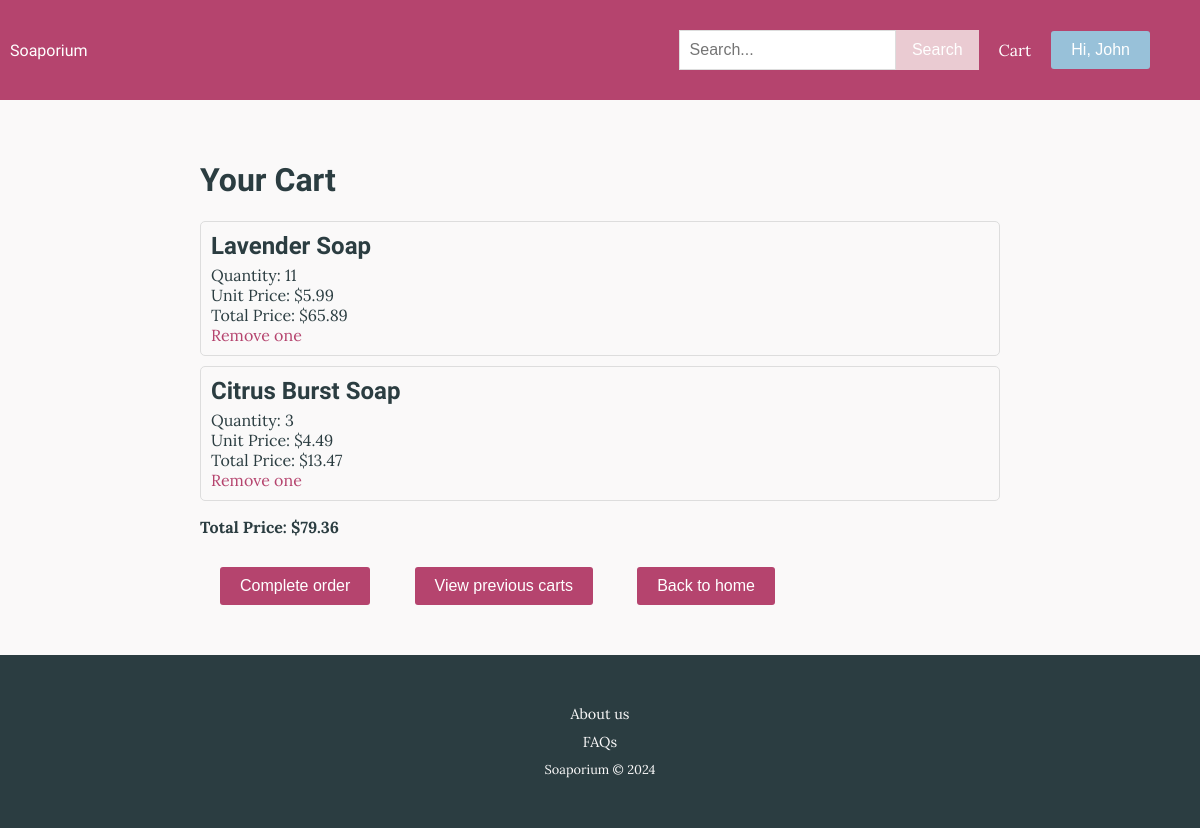
Page /view_current_cart (signed in) on the committed database.
### tables this page shows
CREATE TABLE User (userid INTEGER PRIMARY KEY AUTOINCREMENT, fname TEXT NOT NULL, lname TEXT NOT NULL, housenum INTEGER, street TEXT, suburb TEXT, town TEXT, region TEXT, country TEXT, postcode INTEGER, email TEXT NOT NULL, password TEXT NOT NULL);

CREATE TABLE Soap (soapid INTEGER PRIMARY KEY AUTOINCREMENT, name TEXT NOT NULL, description TEXT, brand TEXT, price REAL NOT NULL, type TEXT, picture TEXT, sale TEXT);

### routes.py (the view, shortened to what this page needs)
@app.route("/view_current_cart")
def view_current_cart():
    userid = session.get("userid")
    if not userid:
        flash("Please log in to view your cart")
        return redirect(url_for("login"))
    conn = sqlite3.connect("Soap.db")
    sql = "SELECT cartid FROM Cart WHERE userid = ? AND status = 'open'"
    cartid = conn.execute(sql, (userid,)).fetchone()
    if cartid:
        cartid = cartid[0]
    sql = """
        SELECT Soap.soapid AS soapid,
               Soap.name AS soap_name,
               Soap.price AS unit_price,
               CartItem.quantity AS soap_quantity,
               CartItem.soapid,
               SUM(CartItem.quantity) AS total_quantity
        FROM CartItem
        JOIN Soap ON Soap.soapid = CartItem.soapid
        WHERE CartItem.cartid = ?
        GROUP BY CartItem.soapid
        """
    cart_items = conn.execute(sql, (cartid,)).fetchall()
    total_price = sum(
        item[2] * item[3]
        for item in cart_items)
    conn.close()
    return render_template(
        "cart.html",
        cart_items=cart_items,
        total_price=total_price,
        cartid=cartid
    )

### routes.py (called while the page is built)
@app.context_processor
def inject_user_firstname():
    user_firstname = None
    userid = session.get("userid")
    if userid:
        conn = sqlite3.connect("Soap.db")
        sql = "SELECT fname FROM User WHERE userid = ?"
        user = conn.execute(sql, (userid,)).fetchone()
        if user:
            user_firstname = user[0]
        conn.close()
    return dict(user_firstname=user_firstname)

### templates/cart.html (shortened to what this page needs)
{% extends "layout.html" %}
{% block content %}
<div class="cart-container">
    <h1>Your Cart</h1>
    {% if cart_items and cart_items|length > 0 %}
    <ul>
        {% for item in cart_items %}
        <li class="cart-item">
            <h2>{{ item[1] }}</h2>
            <p>Quantity: {{ item[3] }}</p>
            <p>Unit Price: ${{ item[2] }}</p>
            <p>Total Price: ${{ "{:.2f}".format(item[2] * item[3]) }}</p>
            <a href="{{ url_for('decrease_quantity', cartid=cartid, soapid=item[0] )}}">Remove one</a>
        </li>
        {% endfor %}
    </ul>
    <p class="total-price">Total Price: ${{ total_price }}</p>
    {% else %}
    <p>Your cart is empty</p>
    {% endif %}
    <div class="cart-navigation">
        <a href="{{ url_for('complete_order', cartid=cartid) }}"><button>Complete order</button></a>
        <a href="{{ url_for('previous_carts') }}"><button>View previous carts</button></a>
        <a href="{{ url_for('home') }}"><button>Back to home</button></a>
    </div>
</div>
{% endblock %}

### templates/layout.html (shortened to what this page needs)
<!DOCTYPE html>
<html lang="en">
<head>
    <link rel="stylesheet" href="{{ url_for('static', filename='styles.css') }}">
</head>
<body>
    <div class="top-bar">
        <a href="{{ url_for('home') }}" class="home-link">Soaporium</a>
        <nav class="navbar">
            <ul class="nav-links">
                <li class="search-bar">
                    <form action="{{ url_for('search') }}" method="get">
                        <div class="input-wrapper">
                            <input type="text" name="search_term" placeholder="Search...">
                            <button type="submit">Search</button>
                        </div>
                    </form>
                </li>
                {% if session.get("userid") %}
                <li><a href="{{ url_for('view_current_cart') }}">Cart</a></li>
                <li class="user-dropdown">
                    <button class="user-dropdown-btn">Hi, {{ user_firstname }}</button>
                </li>
                {% else %}
                <li><a href="{{ url_for('login') }}">Login</a></li>
                <li><a href="{{ url_for('signup') }}">Sign Up</a></li>
                {% endif %}
            </ul>
        </nav>
    </div>
    <div class="content">
        {% block content %}{% endblock %}
    </div>
    <div class="footer">
        <div class="footer links">
            <p><a href="{{ url_for('about') }}">About us</a></p>
            <p><a href="{{ url_for('faqs')}}">FAQs</a></p>
            <p>Soaporium &COPY; 2024</p>
        </div>
    </div>
</body>
</html>

### static/styles.css (style rules this page uses)
body { font-family: 'Lora', serif; margin: 0; padding: 0; background-color: #faf9f9; color: #2b3d41; display: flex; flex-direction: column; min-height: 100vh; }
h1, h2, h3, h4, h5, h6, .home-link { font-family: 'Rock Salt', cursive; }
ul, li { list-style-type: none; margin: 0; padding: 0; }
.top-bar { height: 5em; background-color: #b5446e; color: #fff; padding: 10px; display: flex; justify-content: space-between; align-items: center; }
.home-link, .nav-links li a { color: #fff; text-decoration: none; }
.navbar { background-color: #b5446e; color: #fff; display: flex; justify-content: space-between; align-items: center; padding: 0 20px; }
.nav-links { display: flex; align-items: center; flex-wrap: wrap; }
.nav-links li { margin-right: 20px; }
.search-bar { flex-grow: 1; max-width: 300px; }
.search-bar input[type="text"], .search-form input[type="text"] { padding: 10px; font-size: 16px; border: 1px solid #ddd; width: 100%; box-sizing: border-box; }
.input-wrapper { display: flex; align-items: center; width: 100%; }
.input-wrapper input { flex-grow: 1; padding-right: 40px; }
.input-wrapper button { width: auto; padding: 10px 15px; background-color: #eacbd2; color: #fff; border: 1px solid #eacbd2; cursor: pointer; font-size: 16px; flex-shrink: 0; }
.content { padding: 20px; }
.footer { background-color: #2b3d41; padding: 20px; color: #faf9f9; margin-top: auto; flex-shrink: 0; text-align: center; }
.footer a { color: #faf9f9; text-decoration: none; margin: 0 10px; font-size: 0.9rem; }
.footer p { margin: 10px 0; font-size: 0.8rem; }
.add-to-cart, .user-dropdown-btn { display: inline-block; padding: 10px 20px; font-size: 16px; background-color: #98c1d9; color: #fff; border: none; border-radius: 3px; cursor: pointer; text-decoration: none; }
.cart-container { max-width: 800px; margin: 0 auto; padding: 20px; }
.cart-item { border: 1px solid #ddd; border-radius: 5px; padding: 10px; margin-bottom: 10px; background-color: #faf9f9; }
.cart-item h2 { margin: 0 0 5px; }
.cart-item p { margin: 0; }
.cart-item a { color: #b5446e; text-decoration: none; }
.total-price { font-weight: bold; }
.cart-navigation { margin-top: 20px; }
.cart-navigation a { display: inline-block; padding: 10px 20px; color: #fff; text-decoration: none; border-radius: 5px; }
.user-info-form button, .cart-navigation button { padding: 10px 20px; font-size: 16px; background-color: #b5446e; color: #fff; border: none; border-radius: 3px; cursor: pointer; }
.user-dropdown { position: relative; }
.user-dropdown-btn { padding: 10px 20px; font-size: 16px; background-color: #98c1d9; color: #fff; border: none; border-radius: 3px; cursor: pointer; text-decoration: none; display: inline-block; }

### rows in the picture
User: fname "John"
Soap: name "Lavender Soap", item "11", price "5.99", item[2]*item[3] "65.89"
Soap: name "Citrus Burst Soap", item "3", price "4.49", item[2]*item[3] "13.47"

### other values in the picture
{{ total_price }} "79.36"
